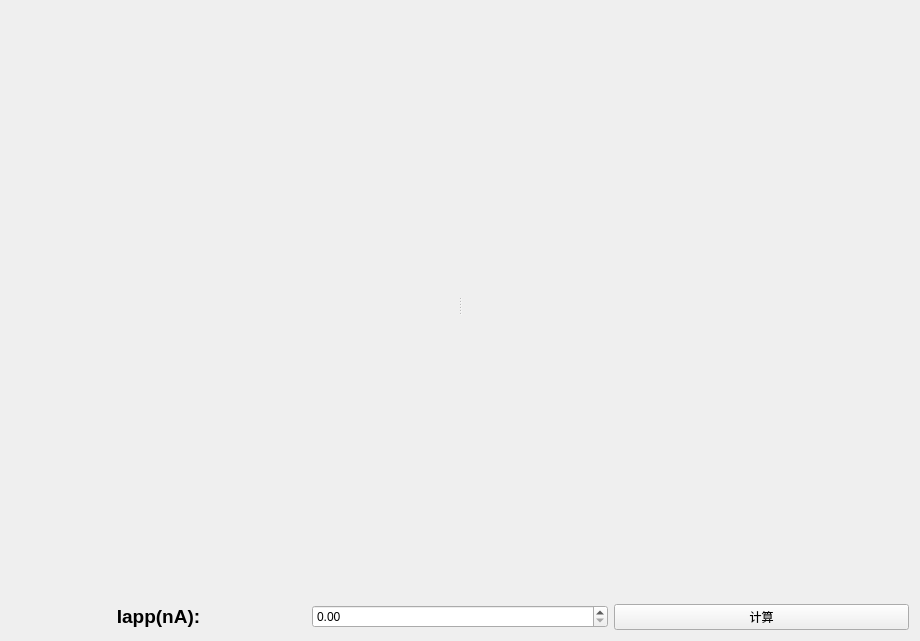
<?xml version="1.0" encoding="UTF-8"?>
<ui version="4.0">
 <class>HH_Model_Qt</class>
 <widget class="QMainWindow" name="HH_Model_Qt">
  <property name="geometry">
   <rect>
    <x>0</x>
    <y>0</y>
    <width>920</width>
    <height>641</height>
   </rect>
  </property>
  <property name="windowTitle">
   <string>HH_Model_Qt</string>
  </property>
  <widget class="QWidget" name="centralWidget">
   <layout class="QGridLayout" name="gridLayout_3">
    <item row="1" column="0">
     <widget class="QLabel" name="label">
      <property name="text">
       <string>&lt;html&gt;&lt;head/&gt;&lt;body&gt;&lt;p align=&quot;center&quot;&gt;&lt;span style=&quot; font-size:14pt; font-weight:600;&quot;&gt;Iapp(nA):&lt;/span&gt;&lt;/p&gt;&lt;/body&gt;&lt;/html&gt;</string>
      </property>
     </widget>
    </item>
    <item row="1" column="1">
     <widget class="QDoubleSpinBox" name="doubleSpinBox"/>
    </item>
    <item row="1" column="2">
     <widget class="QPushButton" name="pushButton">
      <property name="text">
       <string>计算</string>
      </property>
     </widget>
    </item>
    <item row="0" column="0" colspan="3">
     <widget class="QWidget" name="widget" native="true">
      <layout class="QGridLayout" name="gridLayout">
       <item row="0" column="0">
        <widget class="QSplitter" name="splitter">
         <property name="orientation">
          <enum>Qt::Horizontal</enum>
         </property>
         <widget class="QCustomPlot" name="HH_Plot" native="true"/>
         <widget class="QCustomPlot" name="HH_Plot1" native="true"/>
        </widget>
       </item>
      </layout>
     </widget>
    </item>
   </layout>
  </widget>
 </widget>
 <layoutdefault spacing="6" margin="11"/>
 <customwidgets>
  <customwidget>
   <class>QCustomPlot</class>
   <extends>QWidget</extends>
   <header>qcustomplot.h</header>
   <container>1</container>
  </customwidget>
 </customwidgets>
 <resources/>
 <connections/>
</ui>
